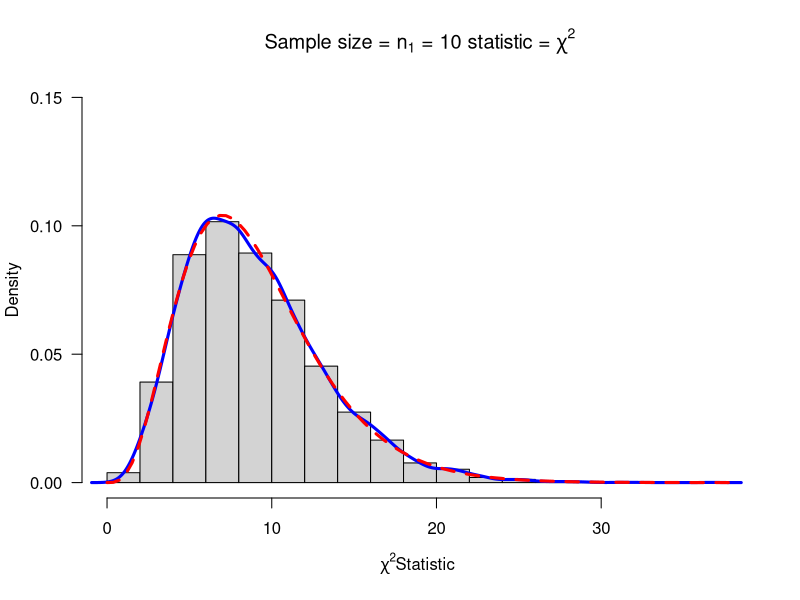

This figure's R source: (Note: this script raises an error after producing the figure.)
################
## mychisim() ##
################################################################################
# =>This is a Chi-square statistic simulated as a .R function,
#     and uses the rnorm() function to make a sample from
#     population data.
# =>Returns: 'w' or shi-square
#
# =>Variables:
#       - data1.mat ; Data matrix used to hold rnorm() sample data
#       - ssq1      ; "S" squared which is the sample variance
# =>User Inputs:
#       - n1     ; sample size desired
#       - sigma1 ; Standard Deviaton of the population
#                     (sigma1^2 is the pop variance)
#       - mean1  ; Mean of the population
#       - iter   ; Iterations of the function to be carried out, or
#                   "iter" amount of samples of size "n1"
#       - ymax   ; User defined to fit the y-axis of the output
#                     graphs for analysis
#
mychisim<-function(n1=10,sigma1=3,mean1=5,iter=1000,ymax=0.1,...){
  # Generate the "iter" amount of samples using rnorm
  y1=rnorm(n1*iter,mean=mean1,sd=sigma1)
  # Define dimension of data matrix by user input
  data1.mat=matrix(y1,nrow=n1,ncol=iter,byrow=TRUE)
  # Define ssq1
  ssq1=apply(data1.mat,2,var)
  # chi-sqaure Statistic
  #  denoted as 'w'
  w=(n1-1)*ssq1/sigma1^2
  # Histogram
  #   - User Input Adaptive labels
  hist(w,freq=FALSE, ylim=c(0,ymax),
       main=substitute(paste("Sample size = ",n[1]," = ",n1," statistic = ",chi^2)),
       xlab=expression(paste(chi^2, "Statistic",sep=" ")), las=1)
  # Creates density plot lines on-top of histogram
  lines(density(w),col="Blue",lwd=3)
   # Creates theoretical curve on-top of histogram
  curve(dchisq(x,n1-1),add=TRUE,col="Red",lty=2,lwd=3)
  # Adaptive Title:
  # mathematical annotation -see ?plotmath
  title=expression(chi^2==frac((n[1]-1)*s^2,sigma^2))
  # Legend placed using locater/coordinates if in .rmd
  legend(locator(1),c("Simulated","Theoretical"),col=c("Blue","Red"),lwd=4,lty=1:2,bty="n",title=title)
  ### Function Return ###
  return(list(w=w,summary=summary(w),sd=sd(w),fun="Chi-sq"))
}
# Function examples:                 ###########################################
windows()                            #
chisq=mychisim(iter=10000,ymax=0.15) #
######################################

################
## mychisim2() ##
################################################################################
# =>This is a Chi-square statistic simulated as a .R function,
#     and uses the rnorm() function to make samples from 2
#     sets of population data.
# =>Returns: 'w' or shi-square
#
# =>Variables: (1 or 2 denotes the population; ie data2.mat)
#       - data1.mat ; Data matrix used to hold rnorm() sample data
#       - ssq1      ; "S" squared which is the sample variance
# =>User Inputs:
#       - n1     ; sample size desired
#       - sigma1 ; Standard Deviaton of the population
#                     (sigma1^2 is the pop variance)
#       - mean1  ; Mean of the population
#       - iter   ; Iterations of the function to be carried out, or
#                   "iter" amount of samples of size "n1"
#       - ymax   ; User defined to fit the y-axis of the output
#                     graphs for analysis
#
mychisim2<-function(n1=10,n2=14,sigma1=3,sigma2=3,mean1=5,mean2=10,iter=1000,ymax=0.07,...){
  # Generate the 1st set of "iter" amount of samples using rnorm
  y1=rnorm(n1*iter,mean=mean1,sd=sigma1)
  # Generate the 2nd set of "iter" amount of samples using rnorm
  y2=rnorm(n2*iter,mean=mean2,sd=sigma2)
  # Define dimension of data matrix by user input
  data1.mat=matrix(y1,nrow=n1,ncol=iter,byrow=TRUE)
  data2.mat=matrix(y2,nrow=n2,ncol=iter,byrow=TRUE)
  # Define 'S' Squared
  ssq1=apply(data1.mat,2,var)
  ssq2=apply(data2.mat,2,var)
  # pooled s squared 'ssq1' & 'ssq2'
  spsq=((n1-1)*ssq1 + (n2-1)*ssq2)/(n1+n2-2)
  # chi-sqaure Statistic
  #  denoted as 'w'
  #  -sigma1=sigma2
  w=(n1+n2-2)*spsq/(sigma1^2)
  # Histogram
  #   - User Input Adaptive labels
  hist(w,freq=FALSE, ylim=c(0,ymax),
       main=substitute(paste("Sample size = ",n[1]+n[2]," = ",n1+n2," statistic = ",chi^2)),
       xlab=expression(paste(chi^2, "Statistic",sep=" ")), las=1)
  # Creates density plot lines on-top of histogram
  lines(density(w),col="Blue",lwd=3)
  # Creates theoretical curve on-top of histogram
  curve(dchisq(x,n1+n2-2),add=TRUE,col="Red",lty=2,lwd=3)
  # Adaptive Title:
  # mathematical annotation -see ?plotmath
  title=expression(chi^2==frac((n[1]+n[2]-2)*S[p]^2,sigma^2))
  # Legend placed using locater/coordinates if in .rmd
  legend(locator(1),c("Simulated","Theoretical"),col=c("Blue","Red"),lwd=4,lty=1:2,bty="n",title=title)
  ### Function Return ###
  return(list(w=w,summary=summary(w),sd=sd(w),fun="Chi-sq"))
}
# Function examples:  ##########################################################
windows()                   #
csq1= mychisim2(iter=10000) #
#############################

################
## myTsim2()  ##
################################################################################
# =>


# =>Returns: 'w' or shi-square
#
# =>Variables: (1 or 2 denotes the population; ie data2.mat)
#       - data.mat  ; Data matrix used to hold rnorm() sample data
#       - ssq       ; "S" squared which is the sample variance
# =>User Inputs:
#       - n      ; sample size desired
#       - sigma  ; Standard Deviaton of the population
#                     (sigma1^2 is the pop variance)
#       - mean   ; Mean of the population
#       - iter   ; Iterations of the function to be carried out, or
#                   "iter" amount of samples of size "n1"
#       - ymax   ; User defined to fit the y-axis of the output
#
myTsim2<-function(n1=10,n2=14,sigma1=3,sigma2=3,mean1=5,mean2=10,iter=1000,ymax=0.5,...){
  # Generate the 1st set of "iter" amount of samples using rnorm
  y1=rnorm(n1*iter,mean=mean1,sd=sigma1)
  # Generate the 2nd set of "iter" amount of samples using rnorm
  y2=rnorm(n2*iter,mean=mean2,sd=sigma2)
  # Define dimension of data matrix by user input
  data1.mat=matrix(y1,nrow=n1,ncol=iter,byrow=TRUE)
  data2.mat=matrix(y2,nrow=n2,ncol=iter,byrow=TRUE)
  # Define 'S' Squared & ybar as mean
  ssq1=apply(data1.mat,2,var)
  ybar1= apply(data1.mat,2,mean)
  ssq2=apply(data2.mat,2,var)
  ybar2=apply(data2.mat,2,mean)
  # pooled s squared 'ssq1' & 'ssq2'
  spsq=((n1-1)*ssq1 + (n2-1)*ssq2)/(n1+n2-2)
  # chi-sqaure Statistic
  #  denoted as 'w'
  #  -sigma1=sigma2
  #  - ybar differenced with mean
  w=((ybar1-ybar2)-(mean1-mean2))/sqrt(spsq*(1/n1+1/n2))
  # Histogram
  #   - User Input Adaptive labels
  hist(w,freq=FALSE, ylim=c(0,ymax),
       main=substitute(paste("Sample size = ",n[1]+n[2]," = ",n1+n2," statistic = ",T)),
       xlab=paste(" T Statistic",sep=""), las=1)
  # Creates density plot lines on-top of histogram
  lines(density(w),col="Blue",lwd=3)
  # Creates theoretical curve on-top of histogram
  curve(dt(x,n1+n2-2),add=TRUE,col="Red",lty=2,lwd=3)
  # Adaptive Title:
  # mathematical annotation -see ?plotmath
  title=expression(T==frac((bar(Y)[1]-bar(Y)[2])-(mu[1]-mu[2]),S[p]*sqrt(frac(1,n[1])+frac(1,n[2]))))
  # Legend placed using locater/coordinates if in .rmd
  legend(Locator(1),c("Simulated","Theoretical"),col=c("Blue","Red"),lwd=4,lty=1:2,bty="n",title=title)
  ### Function Return ###
  return(list(w=w,summary=summary(w),sdw=sd(w),fun="T"))
}
# Function examples:  ##########################################################
windows()             #
myTsim2(iter=10000)   #
#######################


################
## myFsim2()  ##
################################################################################
# =>


# =>Returns: 'w' or shi-square
#
# =>Variables: (1 or 2 denotes the population; ie data2.mat)
#       - data.mat  ; Data matrix used to hold rnorm() sample data
#       - ssq       ; "S" squared which is the sample variance
# =>User Inputs:
#       - n      ; sample size desired
#       - sigma  ; Standard Deviaton of the population
#                     (sigma1^2 is the pop variance)
#       - mean   ; Mean of the population
#       - iter   ; Iterations of the function to be carried out, or
#                   "iter" amount of samples of size "n1"
#       - ymax   ; User defined to fit the y-axis of the output
#
myFsim2<-function(n1=10,n2=14,sigma1=3,sigma2=2,mean1=5,mean2=10,iter=1000,ymax=0.9,...){
  # Generate the 1st set of "iter" amount of samples using rnorm
  y1=rnorm(n1*iter,mean=mean1,sd=sigma1)
  # Generate the 2nd set of "iter" amount of samples using rnorm
  y2=rnorm(n2*iter,mean=mean2,sd=sigma2)
  # Define dimension of data matrix by user input
  data1.mat=matrix(y1,nrow=n1,ncol=iter,byrow=TRUE)
  data2.mat=matrix(y2,nrow=n2,ncol=iter,byrow=TRUE)
  # Define 'S' Squared
  ssq1=apply(data1.mat,2,var)
  ssq2=apply(data2.mat,2,var)
  # chi-sqaure Statistic
  #  denoted as 'w'
  #  -sigma1=sigma2
  #  -spsq=((n1-1)*ssq1 + (n2-1)*ssq2)/(n1+n2-2) # pooled s squared
  w=ssq1*sigma2^2/(ssq2*sigma1^2)
  # Histogram
  #   - User Input Adaptive labels
  hist(w,freq=FALSE, ylim=c(0,ymax),
       main=substitute(paste("Sample size = ",n[1]+n[2]," = ",n1+n2," statistic = ",F)),
       xlab=paste("F Statistic",sep=""), las=1)
  # Creates density plot lines on-top of histogram
  lines(density(w),col="Blue",lwd=3)
  # Creates theoretical curve on-top of histogram
  curve(df(x,n1-1,n2-1),xlim=c(0,6),add=TRUE,col="Red",lty=2,lwd=3)
  # Adaptive Title:
  # mathematical annotation -see ?plotmath
  title=expression(F==frac(s[1]^2,s[2]^2)*frac(sigma[2]^2,sigma[1]^2))
  # Legend placed using locater/coordinates if in .rmd
  legend(6,0.5,c("Simulated","Theoretical"),col=c("Blue","Red"),lwd=4,lty=1:2,bty="n",title=title)
  ### Function Return ###
  return(list(w=w,summary=summary(w),sd=sd(w),fun="F"))
}
# Function examples:  ##########################################################
myFsim2(iter=10000)   #
#######################







